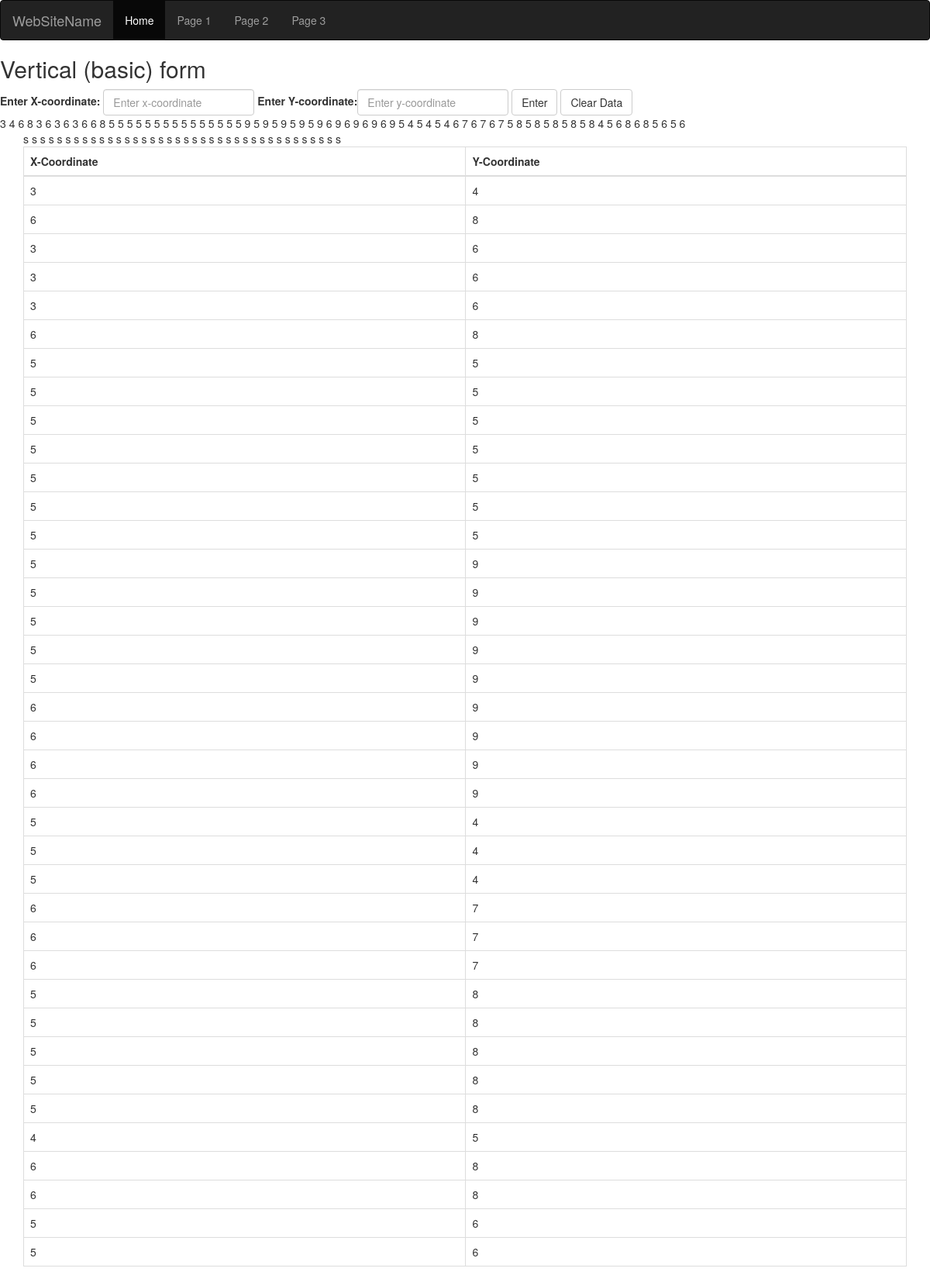
Screenshot of /home/2/ with the database file from the repository.
### home/models.py (models this page shows, shortened)
class GraphInput(models.Model):
    x = models.CharField(max_length=200)
    y = models.CharField(max_length=200)

### home/views.py (the view, shortened to what this page needs)
# urls.py: path('2/', page2form.as_view(),name='page2'),
class page2form(TemplateView):
    template_name = 'home/forms.html'
    def get(self, request):
        form=GraphInputForm()
        data=GraphInput.objects.all()
        context = {'form': form,'data':data}
        return render(request, self.template_name, context)

### home/forms.py
class GraphInputForm(forms.ModelForm):
    x=forms.IntegerField(
        widget=forms.NumberInput(
            attrs={
                'class':'form-control',
                'placeholder':'Enter x-coordinate'
            }
        )
    )
    y=forms.IntegerField(
        widget=forms.NumberInput(
            attrs={
                'class':'form-control',
                'placeholder':'Enter y-coordinate'
            }
        )
    )
    class Meta:
        model = GraphInput
        fields = ('x', 'y')

### home/templates/home/forms.html (shortened to what this page needs)
{% extends 'home/base.html' %}
{% load crispy_forms_tags %}
{% load i18n crispy_forms_field crispy_forms_filters %}
{% block content %}
<div class="form-inline" class="container">
  <h2>Vertical (basic) form</h2>
  <form method="post">
      <div class="form-group">
      <label for="xcor">Enter X-coordinate:</label>
          {{form.x}}
    </div>
    <div class="form-group">
      <label for="ycor">Enter Y-coordinate:</label>{{form.y}}
    </div>
    <button type="submit" class="btn btn-default">Enter</button>
      <button type="reset" class="btn btn-default">Clear Data</button>
     <div>
         {% for item in data %}
            {{item.x}}
            {{item.y}}
         {% endfor %}
     </div>
      <div class="container">
          <table class="table table-bordered">
            <thead>
            <tr>
                <th>X-Coordinate</th>
                <th>Y-Coordinate</th>
            </tr>
            </thead>
            <tbody>
            {% for item in data %}
            <tr>
                <td>{{item.x}}</td>
                <td>{{item.y}}</td>s
            </tr>
            {% endfor %}
            </tbody>
          </table>
      </div>
  </form>
</div
{% endblock %}

### home/templates/home/base.html (shortened to what this page needs)
<!DOCTYPE html>
<html lang="en">
<head>
    <link rel="stylesheet" href="https://maxcdn.bootstrapcdn.com/bootstrap/3.3.7/css/bootstrap.min.css">
</head>
<body>
<nav class="navbar navbar-inverse">
  <div class="container-fluid">
    <div class="navbar-header">
      <a class="navbar-brand" href="#">WebSiteName</a>
    </div>
    <ul class="nav navbar-nav">
      <li class="active"><a href="{% url 'home:homepage' %}">Home</a></li>
      <li><a href="{% url 'home:page1' %}">Page 1</a></li>
      <li><a href="{% url 'home:page2' %}">Page 2</a></li>
      <li><a href="{% url 'home:page3' %}">Page 3</a></li>
    </ul>
  </div>
</nav>
<div>
    {% block content %}
    {% endblock %}
</div>
</body>
</html>

### rows the page displays
GraphInput: x "3", y "4"
GraphInput: x "6", y "8"
GraphInput: x "3", y "6"
GraphInput: x "3", y "6"
GraphInput: x "3", y "6"
GraphInput: x "6", y "8"
GraphInput: x "5", y "5"
GraphInput: x "5", y "5"
GraphInput: x "5", y "5"
GraphInput: x "5", y "5"
GraphInput: x "5", y "5"
GraphInput: x "5", y "5"
GraphInput: x "5", y "5"
GraphInput: x "5", y "9"
GraphInput: x "5", y "9"
GraphInput: x "5", y "9"
GraphInput: x "5", y "9"
GraphInput: x "5", y "9"
GraphInput: x "6", y "9"
GraphInput: x "6", y "9"
GraphInput: x "6", y "9"
GraphInput: x "6", y "9"
GraphInput: x "5", y "4"
GraphInput: x "5", y "4"
GraphInput: x "5", y "4"
GraphInput: x "6", y "7"
GraphInput: x "6", y "7"
GraphInput: x "6", y "7"
GraphInput: x "5", y "8"
GraphInput: x "5", y "8"
GraphInput: x "5", y "8"
GraphInput: x "5", y "8"
GraphInput: x "5", y "8"
GraphInput: x "4", y "5"
GraphInput: x "6", y "8"
GraphInput: x "6", y "8"
GraphInput: x "5", y "6"
GraphInput: x "5", y "6"
